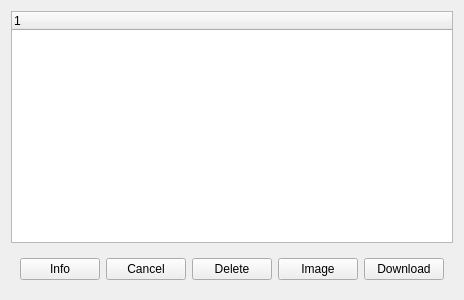
<?xml version="1.0" encoding="UTF-8"?>
<ui version="4.0">
 <class>snowgui::taskqueuemanagerwidget</class>
 <widget class="QWidget" name="snowgui::taskqueuemanagerwidget">
  <property name="geometry">
   <rect>
    <x>0</x>
    <y>0</y>
    <width>400</width>
    <height>300</height>
   </rect>
  </property>
  <property name="windowTitle">
   <string>Form</string>
  </property>
  <layout class="QVBoxLayout" name="verticalLayout">
   <item>
    <widget class="QTreeWidget" name="taskTree">
     <column>
      <property name="text">
       <string notr="true">1</string>
      </property>
     </column>
    </widget>
   </item>
   <item>
    <widget class="QWidget" name="buttonareaWidget" native="true">
     <layout class="QHBoxLayout" name="horizontalLayout">
      <item>
       <widget class="QPushButton" name="infoButton">
        <property name="text">
         <string>Info</string>
        </property>
       </widget>
      </item>
      <item>
       <widget class="QPushButton" name="cancelButton">
        <property name="text">
         <string>Cancel</string>
        </property>
       </widget>
      </item>
      <item>
       <widget class="QPushButton" name="deleteButton">
        <property name="text">
         <string>Delete</string>
        </property>
       </widget>
      </item>
      <item>
       <widget class="QPushButton" name="imageButton">
        <property name="text">
         <string>Image</string>
        </property>
       </widget>
      </item>
      <item>
       <widget class="QPushButton" name="downloadButton">
        <property name="text">
         <string>Download</string>
        </property>
       </widget>
      </item>
     </layout>
    </widget>
   </item>
  </layout>
 </widget>
 <resources/>
 <connections/>
</ui>
